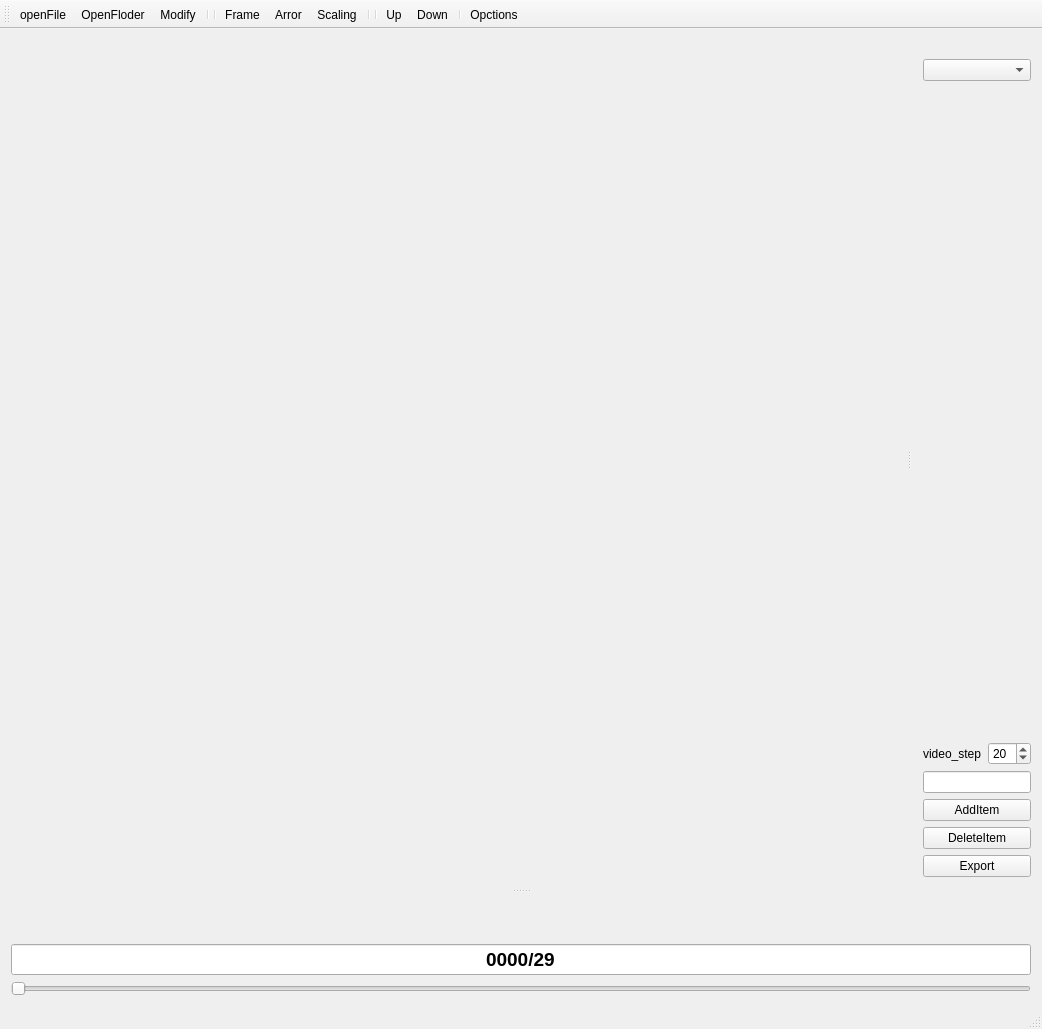
<?xml version="1.0" encoding="UTF-8"?>
<ui version="4.0">
 <class>MainWindow</class>
 <widget class="QMainWindow" name="MainWindow">
  <property name="geometry">
   <rect>
    <x>0</x>
    <y>0</y>
    <width>1042</width>
    <height>1029</height>
   </rect>
  </property>
  <property name="mouseTracking">
   <bool>true</bool>
  </property>
  <property name="windowTitle">
   <string>DisplayImage</string>
  </property>
  <property name="windowIcon">
   <iconset resource="buttonpicture.qrc">
    <normaloff>:/icons/icons/icon.png</normaloff>:/icons/icons/icon.png</iconset>
  </property>
  <widget class="QWidget" name="centralWidget">
   <widget class="GraphicWidget" name="widget" native="true">
    <property name="geometry">
     <rect>
      <x>9</x>
      <y>9</y>
      <width>841</width>
      <height>371</height>
     </rect>
    </property>
    <property name="cursor">
     <cursorShape>ArrowCursor</cursorShape>
    </property>
    <property name="mouseTracking">
     <bool>true</bool>
    </property>
   </widget>
  </widget>
  <widget class="QMenuBar" name="menuBar">
   <property name="geometry">
    <rect>
     <x>0</x>
     <y>0</y>
     <width>1042</width>
     <height>22</height>
    </rect>
   </property>
  </widget>
  <widget class="QStatusBar" name="statusBar"/>
  <widget class="QToolBar" name="mainToolBar">
   <attribute name="toolBarArea">
    <enum>TopToolBarArea</enum>
   </attribute>
   <attribute name="toolBarBreak">
    <bool>false</bool>
   </attribute>
   <addaction name="actionOpenFile"/>
   <addaction name="actionOpenFloder"/>
   <addaction name="actionModify"/>
   <addaction name="separator"/>
   <addaction name="separator"/>
   <addaction name="actionFrame"/>
   <addaction name="actionArror"/>
   <addaction name="actionScaling"/>
   <addaction name="separator"/>
   <addaction name="separator"/>
   <addaction name="actionUp"/>
   <addaction name="actionDown"/>
   <addaction name="separator"/>
   <addaction name="actionOpctions"/>
  </widget>
  <widget class="QDockWidget" name="dockWidget">
   <property name="features">
    <set>QDockWidget::DockWidgetMovable</set>
   </property>
   <attribute name="dockWidgetArea">
    <number>2</number>
   </attribute>
   <widget class="QWidget" name="dockWidgetContents">
    <layout class="QVBoxLayout" name="verticalLayout_2">
     <item>
      <widget class="QComboBox" name="comboBox"/>
     </item>
     <item>
      <spacer name="verticalSpacer">
       <property name="orientation">
        <enum>Qt::Vertical</enum>
       </property>
       <property name="sizeHint" stdset="0">
        <size>
         <width>20</width>
         <height>40</height>
        </size>
       </property>
      </spacer>
     </item>
     <item>
      <layout class="QHBoxLayout" name="horizontalLayout">
       <item>
        <widget class="QLabel" name="label">
         <property name="text">
          <string>video_step</string>
         </property>
        </widget>
       </item>
       <item>
        <widget class="QSpinBox" name="FrameStep">
         <property name="minimum">
          <number>1</number>
         </property>
         <property name="value">
          <number>20</number>
         </property>
        </widget>
       </item>
      </layout>
     </item>
     <item>
      <widget class="QLineEdit" name="ItemName"/>
     </item>
     <item>
      <widget class="QPushButton" name="addItem">
       <property name="text">
        <string>AddItem</string>
       </property>
      </widget>
     </item>
     <item>
      <widget class="QPushButton" name="deleteItem">
       <property name="text">
        <string>DeleteItem</string>
       </property>
      </widget>
     </item>
     <item>
      <widget class="QPushButton" name="Export">
       <property name="text">
        <string>Export</string>
       </property>
      </widget>
     </item>
    </layout>
   </widget>
  </widget>
  <widget class="QDockWidget" name="dockWidget_4">
   <property name="features">
    <set>QDockWidget::NoDockWidgetFeatures</set>
   </property>
   <attribute name="dockWidgetArea">
    <number>8</number>
   </attribute>
   <widget class="QWidget" name="dockWidgetContents_4">
    <layout class="QVBoxLayout" name="verticalLayout_3">
     <item>
      <widget class="QLabel" name="fileNameLabel">
       <property name="text">
        <string/>
       </property>
      </widget>
     </item>
     <item>
      <widget class="QLineEdit" name="ImageNum">
       <property name="font">
        <font>
         <pointsize>14</pointsize>
         <weight>75</weight>
         <bold>true</bold>
         <kerning>true</kerning>
        </font>
       </property>
       <property name="inputMask">
        <string>9999/2\9</string>
       </property>
       <property name="text">
        <string>0000/29</string>
       </property>
       <property name="alignment">
        <set>Qt::AlignCenter</set>
       </property>
      </widget>
     </item>
     <item>
      <widget class="QSlider" name="VideoSlider">
       <property name="orientation">
        <enum>Qt::Horizontal</enum>
       </property>
      </widget>
     </item>
    </layout>
   </widget>
  </widget>
  <action name="actionArror">
   <property name="checkable">
    <bool>true</bool>
   </property>
   <property name="icon">
    <iconset resource="buttonpicture.qrc">
     <normaloff>:/icons/icons/arrow.png</normaloff>:/icons/icons/arrow.png</iconset>
   </property>
   <property name="text">
    <string>Arror</string>
   </property>
  </action>
  <action name="actionFrame">
   <property name="checkable">
    <bool>true</bool>
   </property>
   <property name="checked">
    <bool>false</bool>
   </property>
   <property name="icon">
    <iconset resource="buttonpicture.qrc">
     <normaloff>:/icons/icons/frame.png</normaloff>:/icons/icons/frame.png</iconset>
   </property>
   <property name="text">
    <string>Frame</string>
   </property>
  </action>
  <action name="actionScaling">
   <property name="checkable">
    <bool>true</bool>
   </property>
   <property name="icon">
    <iconset resource="buttonpicture.qrc">
     <normaloff>:/icons/icons/resize.png</normaloff>:/icons/icons/resize.png</iconset>
   </property>
   <property name="text">
    <string>Scaling</string>
   </property>
  </action>
  <action name="actionDown">
   <property name="icon">
    <iconset resource="buttonpicture.qrc">
     <normaloff>:/icons/icons/Down.png</normaloff>:/icons/icons/Down.png</iconset>
   </property>
   <property name="text">
    <string>Down</string>
   </property>
  </action>
  <action name="actionUp">
   <property name="icon">
    <iconset resource="buttonpicture.qrc">
     <normaloff>:/icons/icons/Up.png</normaloff>:/icons/icons/Up.png</iconset>
   </property>
   <property name="text">
    <string>Up</string>
   </property>
  </action>
  <action name="actionOpenFile">
   <property name="icon">
    <iconset resource="buttonpicture.qrc">
     <normaloff>:/icons/icons/openImage.png</normaloff>:/icons/icons/openImage.png</iconset>
   </property>
   <property name="text">
    <string>openFile</string>
   </property>
  </action>
  <action name="actionOpenMovie">
   <property name="icon">
    <iconset resource="buttonpicture.qrc">
     <normaloff>:/icons/icons/openMovic.png</normaloff>:/icons/icons/openMovic.png</iconset>
   </property>
   <property name="text">
    <string>OpenMovie</string>
   </property>
  </action>
  <action name="actionOpenFloder">
   <property name="icon">
    <iconset resource="buttonpicture.qrc">
     <normaloff>:/icons/icons/openFolder.png</normaloff>:/icons/icons/openFolder.png</iconset>
   </property>
   <property name="text">
    <string>OpenFloder</string>
   </property>
  </action>
  <action name="actionOpctions">
   <property name="icon">
    <iconset resource="buttonpicture.qrc">
     <normaloff>:/icons/icons/modify.PNG</normaloff>:/icons/icons/modify.PNG</iconset>
   </property>
   <property name="text">
    <string>Opctions</string>
   </property>
  </action>
  <action name="actionModify">
   <property name="icon">
    <iconset resource="buttonpicture.qrc">
     <normaloff>:/icons/icons/DBModify.png</normaloff>:/icons/icons/DBModify.png</iconset>
   </property>
   <property name="text">
    <string>Modify</string>
   </property>
  </action>
 </widget>
 <layoutdefault spacing="6" margin="11"/>
 <customwidgets>
  <customwidget>
   <class>GraphicWidget</class>
   <extends>QWidget</extends>
   <header>graphicwidget.h</header>
   <container>1</container>
  </customwidget>
 </customwidgets>
 <resources>
  <include location="buttonpicture.qrc"/>
 </resources>
 <connections/>
</ui>
